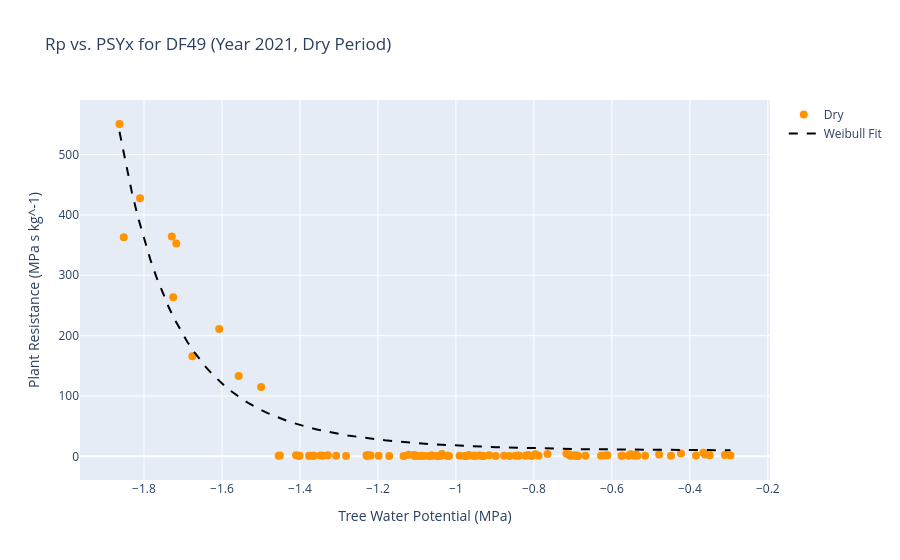

The notebook cell this image was saved under:
### Code cell
from utils.ivc import calculate_resistance_dry_rain

results_dry_wet=calculate_resistance_dry_rain(trees_data, potential_type='matric', sf='incomplete')
